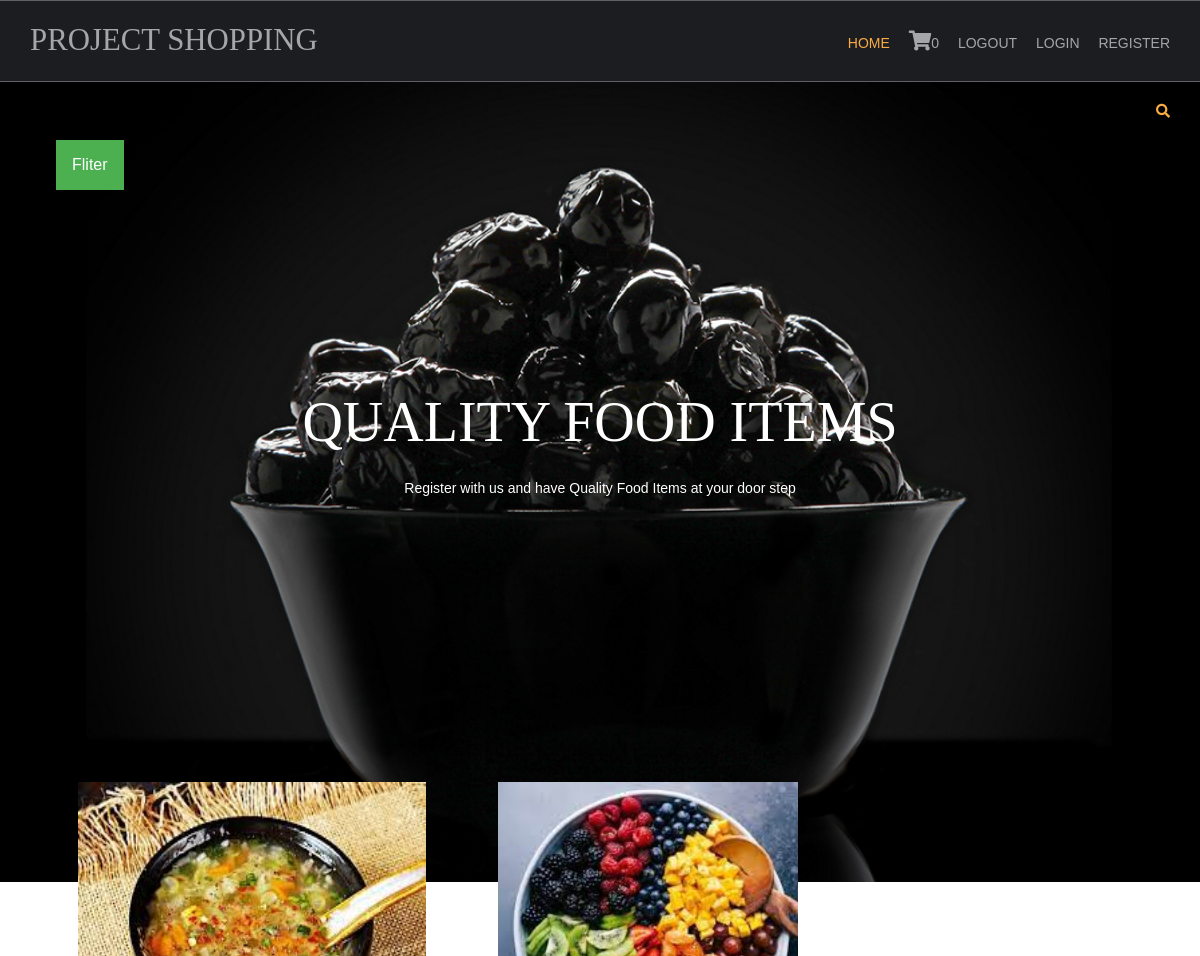
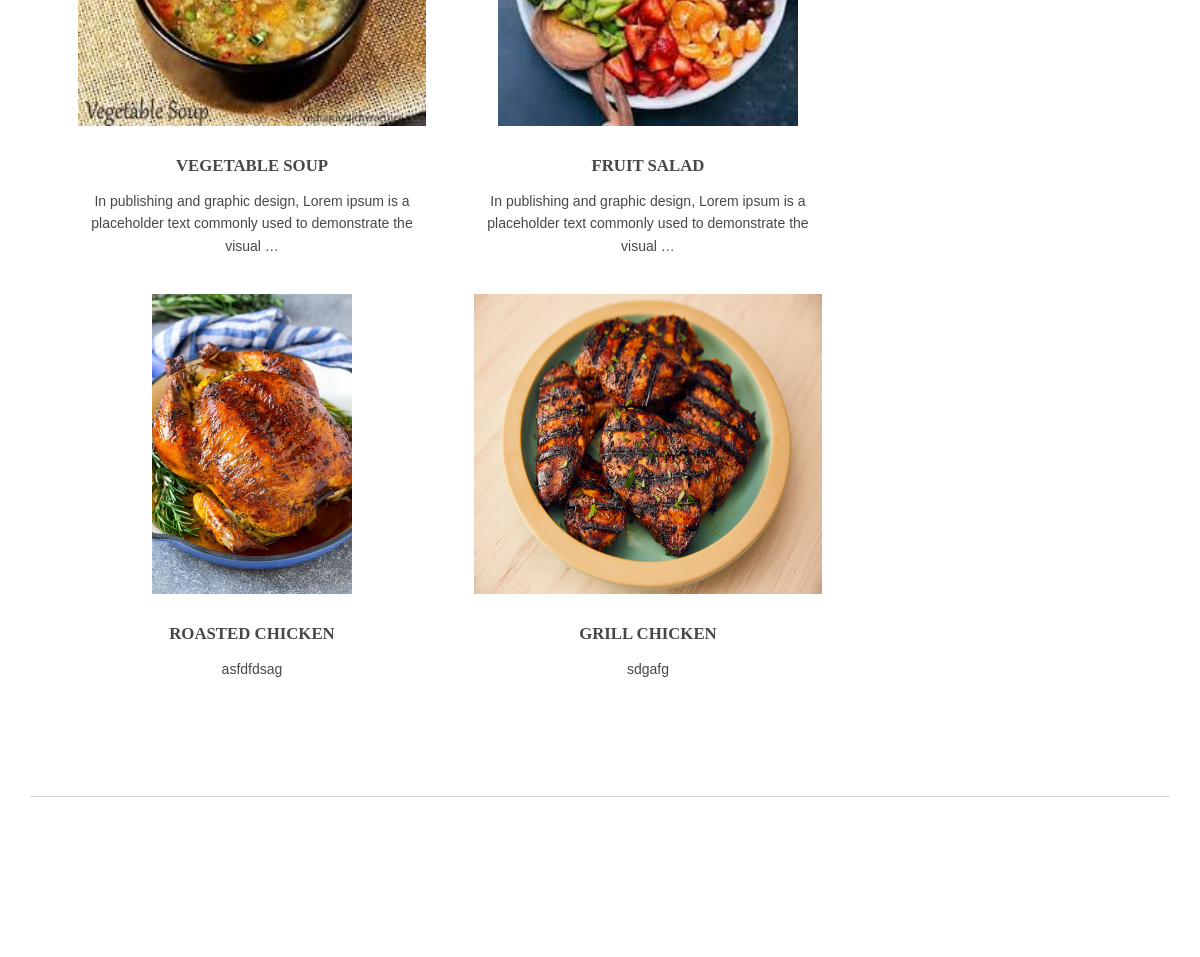
The page / on the database its author committed (2 pictures, top to bottom).
### shop/models.py (models this page shows, shortened)
class products(models.Model):
    name=models.CharField(max_length=150,unique=True)
    slug=models.SlugField(max_length=250,unique=True)
    img=models.ImageField(upload_to='product')
    desc=models.TextField()
    stock=models.IntegerField()
    available=models.BooleanField()
    price=models.IntegerField()
    category=models.ForeignKey(categ,on_delete=models.CASCADE)
    def get_url(self):
        return reverse('details',args=[self.category.slug,self.slug])

### shop/views.py (the view)
# urls.py: 2. Add a URL to urlpatterns:  path('', views.home, name='home')
def home(request,c_slug=None):
    c_page=None
    prodt=None
    if c_slug!=None:
        c_page=get_object_or_404(categ,slug=c_slug)
        prodt=products.objects.filter(category=c_page,available=True)
    else:
         prod=products.objects.all().filter(available=True)
    cat=categ.objects.all()
    return render(request,'index.html',{'pr':prod,'ct':cat,})

### cart/context_processor.py (called while the page is built)
def count(request):
    item_count=0;
    if 'admin' in request.path:
        return {}
    else:
        try:
            ct=cartlist.objects.filter(cart_id=c_id(request))
            cti=items.objects.all().filter(cart=ct[:1])
            for c in cti:
                item_count+=c.quan
        except cartlist.DoesNotExist:
            item_count=0
        return dict(itc=item_count)

### cart/views.py (called while the page is built)
def c_id(request):
    ct_id=request.session.session_key
    if not ct_id:
        ct_id=request.session.create()
    return ct_id

### shop/models.py (called while the page is built)
    def get_url(self):
        return reverse('prod_cat',args=[self.slug])

### templates/index.html (shortened to what this page needs)
{% extends 'base.html' %}
{% load static %}
{% block content %}
<html lang="">
<head>
<link href="{% static 'hm/layout/styles/layout.css' %}" rel="stylesheet" type="text/css" media="all">
</head>
<body id="top">
<div class="abcd" style="background-image:url({% static 'hm/images/demo/backgrounds/bg.jpg' %});">
  <div class="wrapper row0">
    <div id="topbar" class="hoc clear">
  <div class="fl_right">
    <ul class="nospace">
      <li id="searchform">
      </li>
    </ul>
    </div>
  </div>
</div>
    <div class="dropdown">
      <button class="dropbtn">Fliter</button>
    </div>
  <div id="pageintro" class="hoc clear">
    <article>
      <h3 class="heading">quality food items</h3>
      <p>Register with us and have Quality Food Items at your door step</p>
    </article>
  </div>
</div>
<div class="wrapper row3">
  <main class="hoc container clear">
    <section id="introblocks">
      <ul class="nospace group btmspace-80">
        {% for i in pr %}
        <li class="one_third">
          <figure><a class="imgover" href="{{i.get_url}}"><img src="{{i.img.url}}" alt="" style="height:300px;;"></a>
            <figcaption>
              <h6 class="heading">{{i.name}}</h6>
              <p>{{i.desc|truncatewords:17}}</p>
              <br>
            </figcaption>
          </figure>
        </li>
{% endfor %}
      </ul>
    </section>
    <hr class="btmspace-80">
  </main>
</div>
</body>
</html>
{% endblock %}

### templates/base.html (shortened to what this page needs)
{% load static %}
<html lang="">
<head>
<link href="{% static 'hm/layout/styles/layout.css' %}" rel="stylesheet" type="text/css" media="all">
</head>
<body id="top">
  <div class="wrapper row1">
    <header id="header" class="hoc clear">
      <div id="logo" class="fl_left">
        <h1><a href="/">Project Shopping</a></h1>
      </div>
      <nav id="mainav" class="fl_right">
        <ul class="clear">
          <li class="active"><a href="/">Home</a></li>
          <li><a class="active" href="{% url 'cartDetails' %}"><i class="fa fa-shopping-cart" style="font-size:20px"></i>{{itc}}</a></li>
          <li><a class="active" href="#">Logout</a></li>
          <li><a class="active" href="#">Login</a></li>
          <li><a class="active" href="#">Register</a></li>
        </ul>
      </nav>
    </header>
  </div>
  {% block content %}
  {% endblock %}
  </body>
  </html>

### static/hm/layout/styles/layout.css (style rules this page uses)
.row1 { border:solid; border-width:1px 0; }
#topbar { padding:20px 0; font-size:.8rem; text-transform:uppercase; }
#topbar ul li { display:inline-block; margin-right:15px; }
#topbar ul li:last-child { margin-right:0; padding-right:0; border-right:none; }
#topbar #searchform { position:relative; line-height:1; z-index:9999; }
#topbar #searchform::after { display:block; height:18px; line-height:18px; padding:0; font-family:"Font Awesome\ 5 Free"; font-weight:900; font-size:1rem; content:"\f002"; }
#topbar #searchform ::placeholder { text-transform:capitalize; }
#header #logo { margin:22px 0 0 0; }
#header #logo h1 { margin:0; padding:0; font-size:2.2rem; text-transform:uppercase; }
#pageintro { padding:200px 0 300px; }
#pageintro article, #pageintro article p { display:block; max-width:75%; margin:0 auto; text-align:center; }
#pageintro article p { max-width:65%; line-height:2rem; }
#pageintro .heading { margin-bottom:20px; font-size:4rem; }
.container { padding:80px 0; }
#introblocks { display:block; position:relative; margin:-180px 0 0 0; z-index:1; text-align:center; }
#introblocks figure figcaption { display:block; padding:30px 0 0 0; text-align:center; }
#introblocks figure figcaption .heading { font-size:1.2rem; font-weight:700; margin-bottom:0; }
*, *::before, *::after { transition:all .3s ease-in-out; }
nav ul, nav ol { margin:0; padding:0; list-style:none; }
#mainav, #breadcrumb, .sidebar nav { line-height:normal; }
#mainav ul { text-transform:uppercase; }
#mainav li { display:inline-block; position:relative; margin:0 15px 0 0; padding:0; }
#mainav li:last-child { margin-right:0; }
#mainav li a { display:block; padding:30px 0; }
body { color:#A5A6AA; background-color:#1C1D21; }
a { color:#FBAB45; }
hr, .borderedbox { border-color:#D7D7D7; }
.imgover, .imgover:hover::after { color:#FFFFFF; }
.row1 { border-color:rgba(255,255,255,.3); }
.row3 { color:#474747; background-color:#FFFFFF; }
#topbar #searchform { color:#FBAB45; }
#header #logo h1 a { color:inherit; }
#pageintro { color:#FFFFFF; }
#mainav li a { color:inherit; }
#mainav .active a, #mainav a:hover, #mainav li:hover > a { color:#FBAB45; background-color:inherit; }
@media screen and (min-width:1140px) { .hoc { max-width:1140px; } }

### static/hm/layout/styles/framework.css (style rules this page uses)
html { overflow-y:scroll; overflow-x:hidden; }
html, body { margin:0; padding:0; font-size:14px; line-height:1.6em; }
*, *::before, *::after { box-sizing:border-box; }
.nospace { margin:0; padding:0; list-style:none; }
.clear, .group { display:block; }
.clear::before, .clear::after, .group::before, .group::after { display:table; content:""; }
.clear, .clear::after, .group, .group::after { clear:both; }
a { outline:none; text-decoration:none; }
.fl_left, .imgl { float:left; }
.fl_right, .imgr { float:right; }
img { width:auto; max-width:100%; height:auto; margin:0; padding:0; border:none; line-height:normal; vertical-align:middle; }
.imgover { display:inline-block; position:relative; max-width:100%; }
.imgover::before, .imgover::after { display:block; position:absolute; content:""; text-align:center; opacity:0; }
.imgover::before { top:0; right:0; bottom:0; left:0; }
.imgover::after { top:50%; left:50%; width:50px; height:50px; line-height:50px; margin:-25px 0 0 -25px; font-family:"Font Awesome\ 5 Free"; font-weight:900; content:"\f067"; font-size:28px; }
body, input, textarea, select { font-family:Verdana, Geneva, sans-serif; }
h1, h2, h3, h4, h5, h6, .heading { font-family:Georgia, "Times New Roman", Times, serif; }
label, input, textarea, select, button { display:block; resize:none; outline:none; color:inherit; font-size:inherit; font-family:inherit; vertical-align:middle; }
::placeholder { opacity:1; }
h1, h2, h3, h4, h5, h6, .heading { margin:0 0 20px 0; font-size:1.4rem; line-height:normal; font-weight:normal; text-transform:uppercase; }
hr { display:block; width:100%; height:1px; border:solid; border-width:1px 0 0 0; }
.wrapper { display:block; position:relative; width:100%; margin:0; padding:0; text-align:left; word-wrap:break-word; }
.hoc { display:block; margin:0 auto; }
address, article, aside, figcaption, figure, footer, header, main, nav, section { display:block; margin:0; padding:0; }
.one_half, .one_third, .two_third, .one_quarter, .two_quarter, .three_quarter { display:inline-block; float:left; margin:0 0 0 4.21052%; list-style:none; }
.one_third { width:30.52631%; }
.btmspace-80 { margin-bottom:80px; }

### rows shown on the page
products: img (picture), name "VEGETABLE SOUP", desc "In publishing and graphic design, Lorem ipsum is a placeholder text commonly used to demonstrate the visual …"
products: img (picture), name "FRUIT SALAD", desc "In publishing and graphic design, Lorem ipsum is a placeholder text commonly used to demonstrate the visual …"
products: img (picture), name "ROASTED CHICKEN", desc "asfdfdsag"
products: img (picture), name "GRILL CHICKEN", desc "sdgafg"

### other values the page prints
{{ itc }} "0"
